Frame 1 (no input): blank canvas, image omitted
Frame 60 (the mouse pressed at the canvas centre just before this capture): blank canvas, image omitted
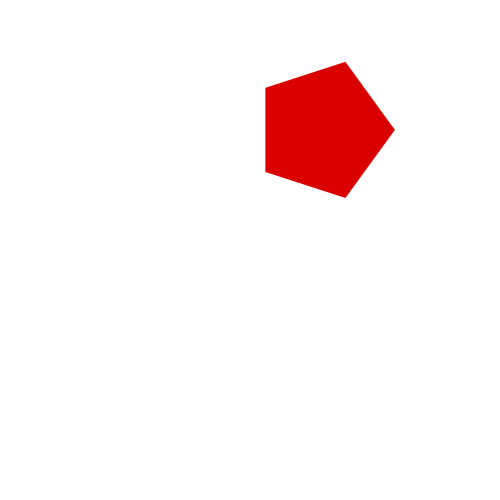
Frame 120 (the mouse held since frame 60 and released just before this capture)

The Processing sketch whose frames 1 and 60 were blank and that drew this single picture after the mouse press (run headless with seeded random() and noise(); from frame 60 on, the mouse is pressed at the canvas centre):

// Processing sketch: CRCP6310_Polygon
// ── CRCP6310_Polygon.pde
void setup() {
  size(500, 500);
  background(255);
}

void draw() {
  if (frameCount % 120 == 0) {
    float x = random(width);
    float y = random(height);
    float r = random(5, 75);
    int s = (int)random(3, 15);
    int red = (int)random(255);
    
    fill(red, 0, 0);
    noStroke();
    polygon(x, y, r, s);
  }
}

void polygon(float x, float y, float radius, int sides) {
  float theta = 0;

  translate(x, y);
  beginShape();

  /*
  for (initialization; boolean expression; incrementation) {
   // code to execute
   // so long as the boolean expression is true
   }
   */

  for (int i = 0; i < sides; i++) {
    // vertices
    // x = cos(angle) * radius
    // y = sin(angle) * radius
    float vx = cos(theta) * radius;
    float vy = sin(theta) * radius;
    vertex(vx, vy);
    theta += TWO_PI / sides;
  }

  endShape(CLOSE);
}
